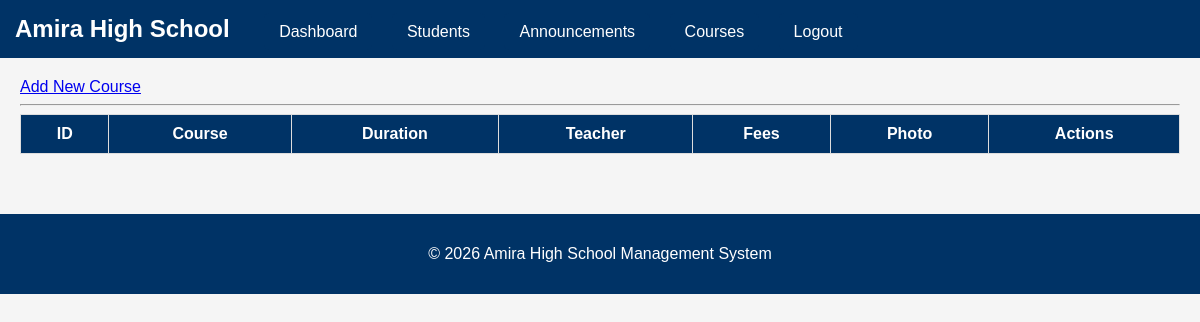
/admin/courses (signed in), run on an earlier commit of the app's database.
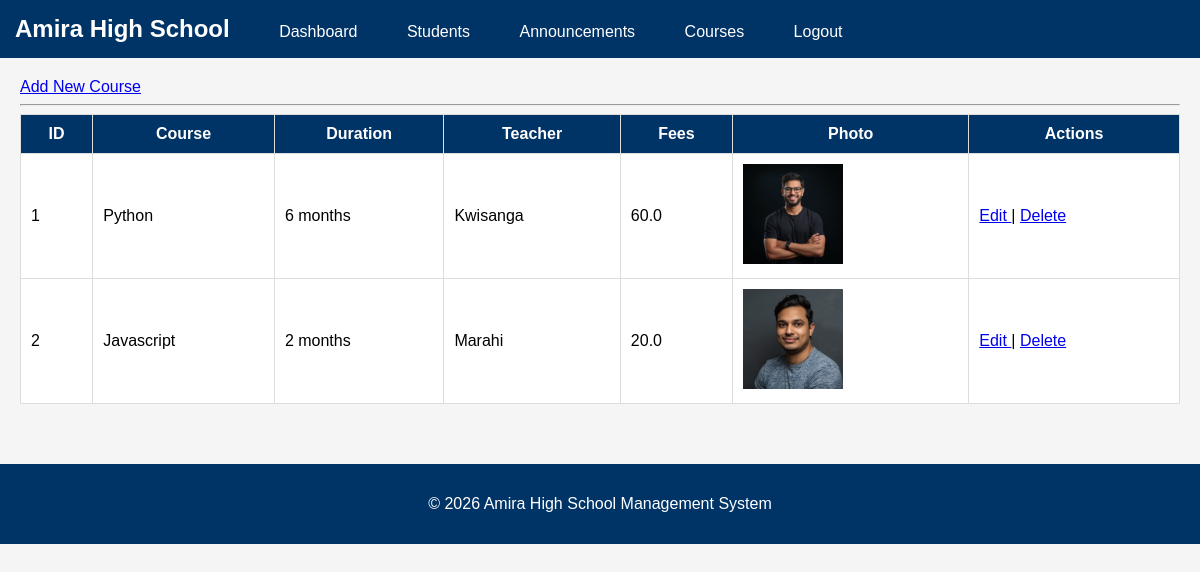
And on a later commit of the database.
### tables this page shows
CREATE TABLE courses (
    course_id INTEGER PRIMARY KEY AUTOINCREMENT,
    course_name TEXT NOT NULL,
    duration TEXT NOT NULL,
    teacher TEXT NOT NULL,
    fees REAL NOT NULL,
    photo TEXT
);

### app.py (the view)
@app.route("/admin/courses")
def courses():
    if "user_id" not in session:
        return redirect("/login")
    if session["login_type"] != "admin":
        return "Access Denied"
    courses = get_all_courses()
    return render_template(
        "courses.html",
        courses=courses
    )

### database.py (called while the page is built)
def get_connection():
    conn = sqlite3.connect(DATABASE)
    conn.row_factory = sqlite3.Row
    return conn

def get_all_courses():
    conn = get_connection()
    courses = conn.execute("""
    SELECT *
    FROM courses
    ORDER BY course_id ASC
    """).fetchall()
    conn.close()
    return courses

### templates/courses.html (shortened to what this page needs)
{% extends "base.html" %}
{% block content %}
<a href="/admin/courses/add">
    Add New Course
</a>
<hr>
<table border="1">
<tr>
    <th>ID</th>
    <th>Course</th>
    <th>Duration</th>
    <th>Teacher</th>
    <th>Fees</th>
    <th>Photo</th>
    <th>Actions</th>
</tr>
{% for course in courses %}
<tr>
<td>{{ course.course_id }}</td>
<td>{{ course.course_name }}</td>
<td>{{ course.duration }}</td>
<td>{{ course.teacher }}</td>
<td>{{ course.fees }}</td>
<td>
{% if course.photo %}
<img src="{{ url_for('static',
filename='uploads/courses/' + course.photo) }}"
width="100">
{% endif %}
</td>
<td>
<a href="/admin/courses/edit/{{ course.course_id }}">
Edit
</a>
|
<a href="/admin/courses/delete/{{ course.course_id }}"
onclick="return confirm('Delete this course?')">
Delete
</a>
</td>
</tr>
{% endfor %}
</table>
{% endblock %}

What changed in the data, as far as the page shows it:
added courses: course_id "1", course_name "Python", duration "6 months", teacher "Kwisanga", fees "60.0", photo (picture)
added courses: course_id "2", course_name "Javascript", duration "2 months", teacher "Marahi", fees "20.0", photo (picture)
